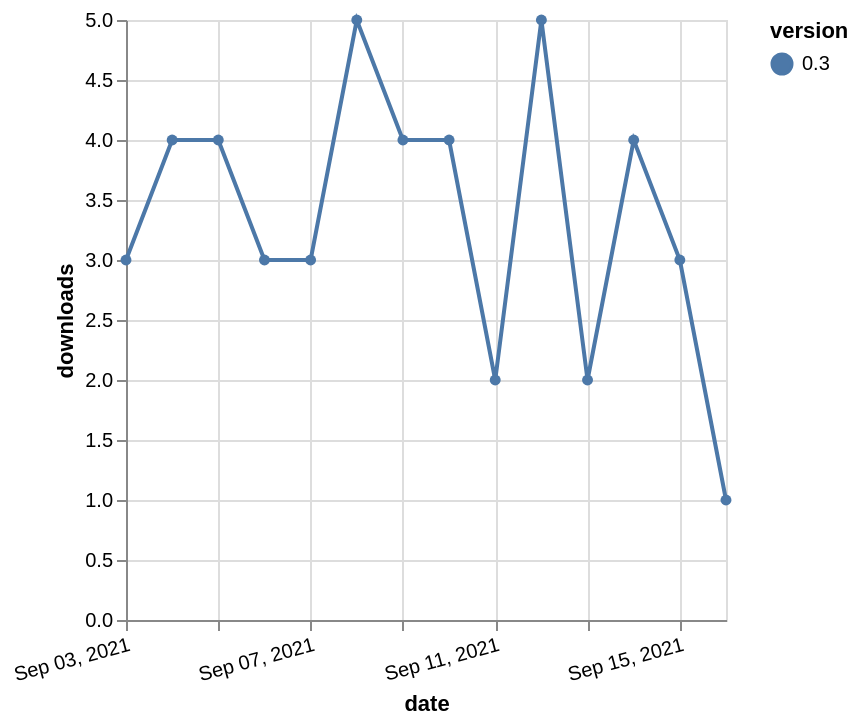

The Vega-Lite source for this figure:
### Vega-Lite specification from a JSON file in a GitHub repository (floating-point values rounded to 4 significant figures)
{"$schema": "https://vega.github.io/schema/vega-lite/v5.json", "description": "A simple bar chart with embedded data.", "data": {"values": [{"date": "2021-09-03", "total": 1459, "delta": 3, "version": "0.3"}, {"date": "2021-09-04", "total": 1463, "delta": 4, "version": "0.3"}, {"date": "2021-09-05", "total": 1467, "delta": 4, "version": "0.3"}, {"date": "2021-09-06", "total": 1470, "delta": 3, "version": "0.3"}, {"date": "2021-09-07", "total": 1473, "delta": 3, "version": "0.3"}, {"date": "2021-09-08", "total": 1478, "delta": 5, "version": "0.3"}, {"date": "2021-09-09", "total": 1482, "delta": 4, "version": "0.3"}, {"date": "2021-09-10", "total": 1486, "delta": 4, "version": "0.3"}, {"date": "2021-09-11", "total": 1488, "delta": 2, "version": "0.3"}, {"date": "2021-09-12", "total": 1493, "delta": 5, "version": "0.3"}, {"date": "2021-09-13", "total": 1495, "delta": 2, "version": "0.3"}, {"date": "2021-09-14", "total": 1499, "delta": 4, "version": "0.3"}, {"date": "2021-09-15", "total": 1502, "delta": 3, "version": "0.3"}, {"date": "2021-09-16", "total": 1503, "delta": 1, "version": "0.3"}]}, "width": "container", "mark": {"type": "line", "point": {"filled": true}}, "encoding": {"x": {"field": "date", "type": "temporal", "timeUnit": "yearmonthdate", "title": "date", "axis": {"labelAngle": -15}}, "y": {"field": "delta", "type": "quantitative", "title": "downloads"}, "color": {"field": "version", "type": "nominal"}, "tooltip": {"field": "delta"}}}
